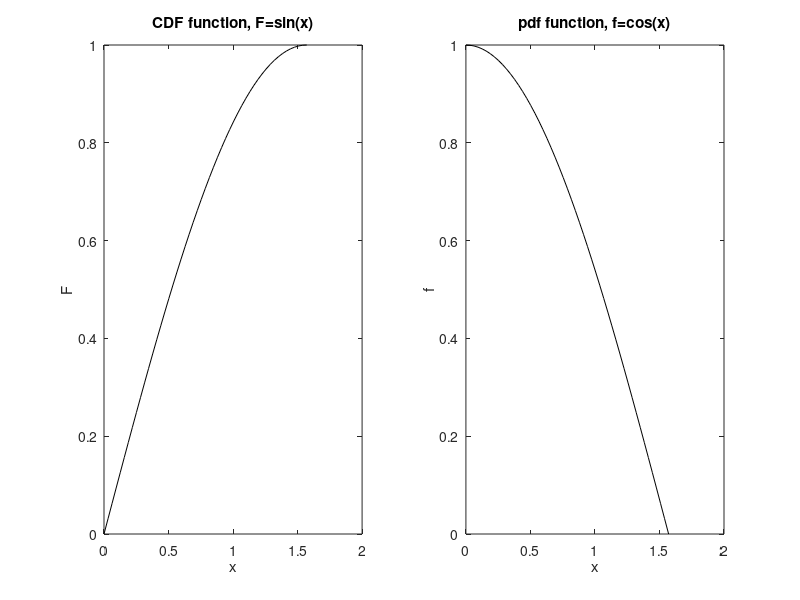
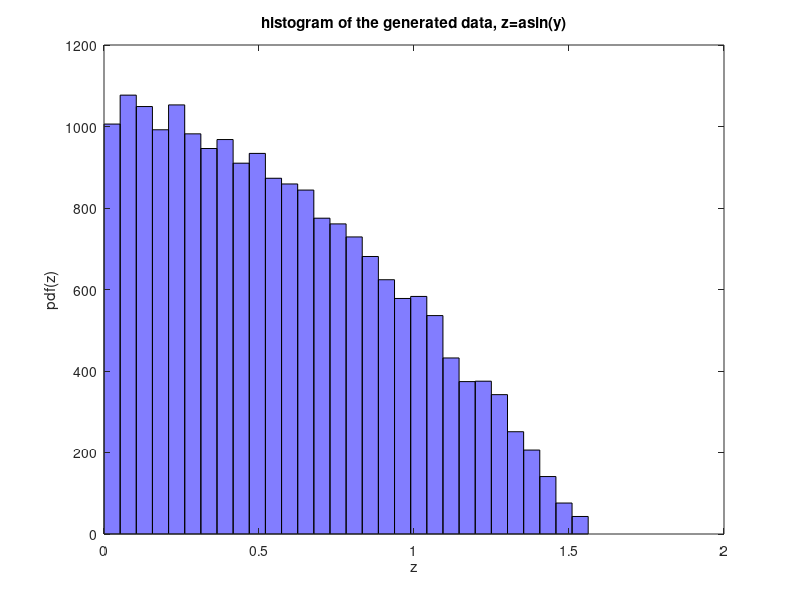

Reproduce these figures in MATLAB, in order.
%Q4
clear all
close all
clc
%%%%%%%%%%%%%%%%%%%%
x=0:(pi/100):pi/2;
F=sin(x); % an always growing curve
pdf=cos(x); % the derivative of F

%generation of random varite data

N=20000; % number of data
y=rand(1,N); %uniform distribution

%random data generation (ITM)

z=asin(y); %the inverse of F

figure,
subplot(1,2,1),plot (x,F,'k')
xlabel('x'),ylabel('F'),title('CDF function, F=sin(x)')
subplot(1,2,2),plot(x,pdf,'k')
xlabel('x'),ylabel('f'),title('pdf function, f=cos(x)')

figure,
hist(z,30);colormap('cool')
xlabel('z'),ylabel('pdf(z)'),title('histogram of the generated data, z=asin(y)')






